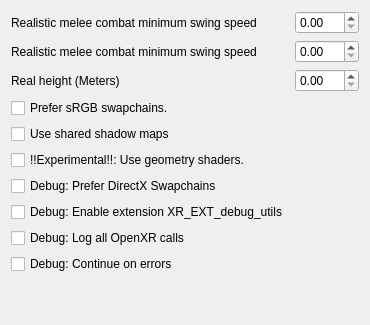
      <widget class="QWidget" name="VR">
       <attribute name="title">
        <string>VR</string>
       </attribute>
       <layout class="QVBoxLayout">
        <item>
         <layout class="QGridLayout" name="gridLayout_VR">
          <item row="0" column="0">
           <widget class="QLabel" name="realisticCombatMinimumSwingSpeed">
            <property name="toolTip">
             <string>&lt;html&gt;&lt;head/&gt;&lt;body&gt;&lt;p&gt;The velocity at which the minimum strength of attack is achieved when swinging your motion controllers. In meters/second. Swinging slower than this does not initiate an attack.&lt;/p&gt;&lt;/body&gt;&lt;/html&gt;</string>
            </property>
            <property name="text">
             <string>Realistic melee combat minimum swing speed</string>
            </property>
           </widget>
          </item>
          <item row="0" column="1">
           <widget class="QDoubleSpinBox" name="realisticCombatMinimumSwingSpeedSpinBox">
            <property name="enabled">
             <bool>true</bool>
            </property>
            <property name="decimals">
             <number>2</number>
            </property>
            <property name="minimum">
             <double>0</double>
            </property>
            <property name="maximum">
             <double>100</double>
            </property>
            <property name="value">
             <double>0.00</double>
            </property>
            <property name="singleStep">
             <double>0.100000000000000</double>
            </property>
           </widget>
          </item>
          <item row="1" column="0">
           <widget class="QLabel" name="realisticCombatMaximumSwingSpeed">
            <property name="toolTip">
             <string>&lt;html&gt;&lt;head/&gt;&lt;body&gt;&lt;p&gt;The velocity at which max strength of attack is achieved when swinging your motion controllers. In meters/second&lt;/p&gt;&lt;/body&gt;&lt;/html&gt;</string>
            </property>
            <property name="text">
             <string>Realistic melee combat minimum swing speed</string>
            </property>
           </widget>
          </item>
          <item row="1" column="1">
           <widget class="QDoubleSpinBox" name="realisticCombatMaximumSwingSpeedSpinBox">
            <property name="enabled">
             <bool>true</bool>
            </property>
            <property name="decimals">
             <number>2</number>
            </property>
            <property name="minimum">
             <double>0</double>
            </property>
            <property name="maximum">
             <double>100</double>
            </property>
            <property name="value">
             <double>0.00</double>
            </property>
            <property name="singleStep">
             <double>0.100000000000000</double>
            </property>
           </widget>
          </item>
          <item row="2" column="0">
           <widget class="QLabel" name="realHeight">
            <property name="toolTip">
             <string>&lt;html&gt;&lt;head/&gt;&lt;body&gt;&lt;p&gt;Your real height. In meters.&lt;/p&gt;&lt;/body&gt;&lt;/html&gt;</string>
            </property>
            <property name="text">
             <string>Real height (Meters)</string>
            </property>
           </widget>
          </item>
          <item row="2" column="1">
           <widget class="QDoubleSpinBox" name="realHeightSpinBox">
            <property name="enabled">
             <bool>true</bool>
            </property>
            <property name="decimals">
             <number>2</number>
            </property>
            <property name="minimum">
             <double>0</double>
            </property>
            <property name="maximum">
             <double>100</double>
            </property>
            <property name="value">
             <double>0.00</double>
            </property>
            <property name="singleStep">
             <double>0.010000000000000</double>
            </property>
           </widget>
          </item>
                <item row="3" column="0">
                  <widget class="QCheckBox" name="preferSRGBSwapchains">
                    <property name="toolTip">
                      <string>&lt;html&gt;&lt;head/&gt;&lt;body&gt;&lt;p&gt;Makes OpenMW VR use sRGB format for its swapchain textures if available. Needed for some headsets that don't play nice without sRGB. Enable this if the game seems much brighter in your headset than what's shown on the mirror texture.&lt;/p&gt;&lt;/body&gt;&lt;/html&gt;</string>
                    </property>
                    <property name="text">
                      <string>Prefer sRGB swapchains.</string>
                    </property>
                  </widget>
                </item>
          <item row="4" column="0">
           <widget class="QCheckBox" name="useSharedShadowMaps">
            <property name="toolTip">
             <string>&lt;html&gt;&lt;head/&gt;&lt;body&gt;&lt;p&gt;Makes OpenMW VR map shadows for both eyes in one pass, instead of once per eye. This is a significant performance benefit, and should only be disabled for debugging or masochism purposes.&lt;/p&gt;&lt;/body&gt;&lt;/html&gt;</string>
            </property>
            <property name="text">
             <string>Use shared shadow maps</string>
            </property>
           </widget>
          </item>
          <item row="5" column="0">
           <widget class="QCheckBox" name="useGeometryShaders">
            <property name="toolTip">
             <string>&lt;html&gt;&lt;head/&gt;&lt;body&gt;&lt;p&gt;Makes OpenMW VR render stereo using geometry shaders instead of two render passes. Players with a CPU bound will benefit from this, but players with a gpu bound will not. E.g. with a high cell view distance (distant lands) this will degrade your performance instead. NOTE: This feature is experimental, broken on AMD GPUs, and untested on Intel.&lt;/p&gt;&lt;/body&gt;&lt;/html&gt;</string>
            </property>
            <property name="text">
             <string>!!Experimental!!: Use geometry shaders.</string>
            </property>
           </widget>
          </item>
          <item row="6" column="0">
           <widget class="QCheckBox" name="preferDirectXSwapchains">
            <property name="toolTip">
             <string>&lt;html&gt;&lt;head/&gt;&lt;body&gt;&lt;p&gt;Makes OpenMW VR use DirectX swapchains even if OpenGL swapchains are available. Note that OpenMW will always fall back to DirectX swapchains if OpenGL swapchains are not available. This option exists to debug/work around runtimes with bad OpenGL implementations.&lt;/p&gt;&lt;/body&gt;&lt;/html&gt;</string>
            </property>
            <property name="text">
             <string>Debug: Prefer DirectX Swapchains</string>
            </property>
           </widget>
          </item>
          <item row="7" column="0">
           <widget class="QCheckBox" name="useXrDebug">
            <property name="toolTip">
             <string>&lt;html&gt;&lt;head/&gt;&lt;body&gt;&lt;p&gt;Makes OpenMW VR enable and use the XR_EXT_debug_utils extension, which may help produce more detailed debug information.&lt;/p&gt;&lt;/body&gt;&lt;/html&gt;</string>
            </property>
            <property name="text">
             <string>Debug: Enable extension XR_EXT_debug_utils</string>
            </property>
           </widget>
          </item>
          <item row="8" column="0">
           <widget class="QCheckBox" name="logAllXrCalls">
            <property name="toolTip">
             <string>&lt;html&gt;&lt;head/&gt;&lt;body&gt;&lt;p&gt;Makes OpenMW VR log every single OpenXR call. This degrades performance and creates a massive log. You probably want this disabled.&lt;/p&gt;&lt;/body&gt;&lt;/html&gt;</string>
            </property>
            <property name="text">
             <string>Debug: Log all OpenXR calls</string>
            </property>
           </widget>
          </item>
          <item row="9" column="0">
           <widget class="QCheckBox" name="ignoreXrErrors">
            <property name="toolTip">
             <string>&lt;html&gt;&lt;head/&gt;&lt;body&gt;&lt;p&gt;Makes OpenMW VR ignore unsuccessful calls to OpenXR. You probably want this enabled.&lt;/p&gt;&lt;/body&gt;&lt;/html&gt;</string>
            </property>
            <property name="text">
             <string>Debug: Continue on errors</string>
            </property>
           </widget>
          </item>
         </layout>
        </item>
        <item>
         <spacer name="verticalSpacer_VR">
          <property name="orientation">
           <enum>Qt::Vertical</enum>
          </property>
          <property name="sizeHint" stdset="0">
           <size>
            <width>20</width>
            <height>40</height>
           </size>
          </property>
         </spacer>
        </item>
       </layout>
      </widget>
